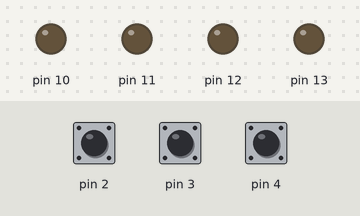
Bench run of a sketch on a simulated Arduino Uno, built with avr-gcc and run on an emulated ATmega328P. Parts: output pins drawn as LEDs (lit = HIGH). The inputs (shaded band) are chosen by the test bench; at power-on: pin 2 HIGH, pin 3 HIGH, pin 4 HIGH.

Above: at 0.2 s.
At 1.45 s:
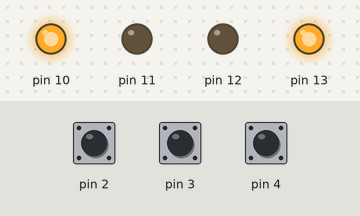
At 2.8 s:
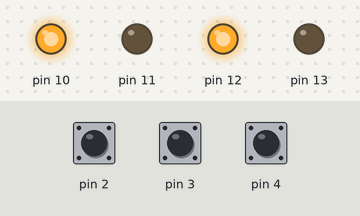
Timing chart, 0 to 3.1 s (numbered marks = the images above):
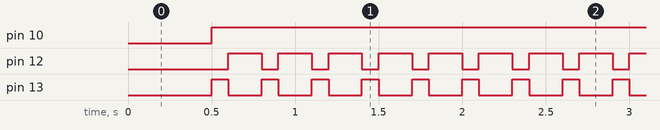

The sketch:

LineFollower.ino
```cpp
int l,r,m;
int w,x,y,z;
void setup()
{
  pinMode(10,OUTPUT);
  pinMode(11,OUTPUT);
  pinMode(12,OUTPUT);
  pinMode(13,OUTPUT);
  pinMode(4,INPUT);
  pinMode(3,INPUT);
  pinMode(2,INPUT);
}
void loop()
{
  r=digitalRead(4);
  m=digitalRead(3);
  l=digitalRead(2);
  if((r==0 && l==0 && m==0)||(l==0 && r==0 && m==1)||(l==1 && m==0 && r==0)||(l==1 && m==1 && r==0))
  {
   w=z=1;x=y=0;//right turn
  }
  else if((l==0 && m==0 && r==1)||(l==1 && m==0 && r==1))
  {
    w=y=1;x=z=0;//straight
  }
  else if(l==0 && m==1 && r==1)
  {
    w=z=0;x=y=1;//left

   }
//if(l==1 && m==1 && r==1)
{delay(500);//check if its a discontinuity or a break
while(l==1 && m==1 && r==1)
{w=z=1;x=y=0;//turn around 180 degrees
digitalWrite(10,w);
digitalWrite(11,x);
digitalWrite(12,y);
digitalWrite(13,z);
delay(100);
w=y=1;x=z=0;//move forward to catch line again
digitalWrite(10,w);
digitalWrite(11,x);
digitalWrite(12,y);
digitalWrite(13,z);
delay(200);
}}
digitalWrite(10,w);
digitalWrite(11,x);
digitalWrite(12,y);
digitalWrite(13,z);
}
```

Measured:
- by itself, pin 10: LOW → HIGH at 0.50 s
- by itself, pin 12: alternates HIGH for 0.20 s and LOW for 0.10 s
- by itself, pin 13: alternates HIGH for 0.10 s and LOW for 0.20 s
